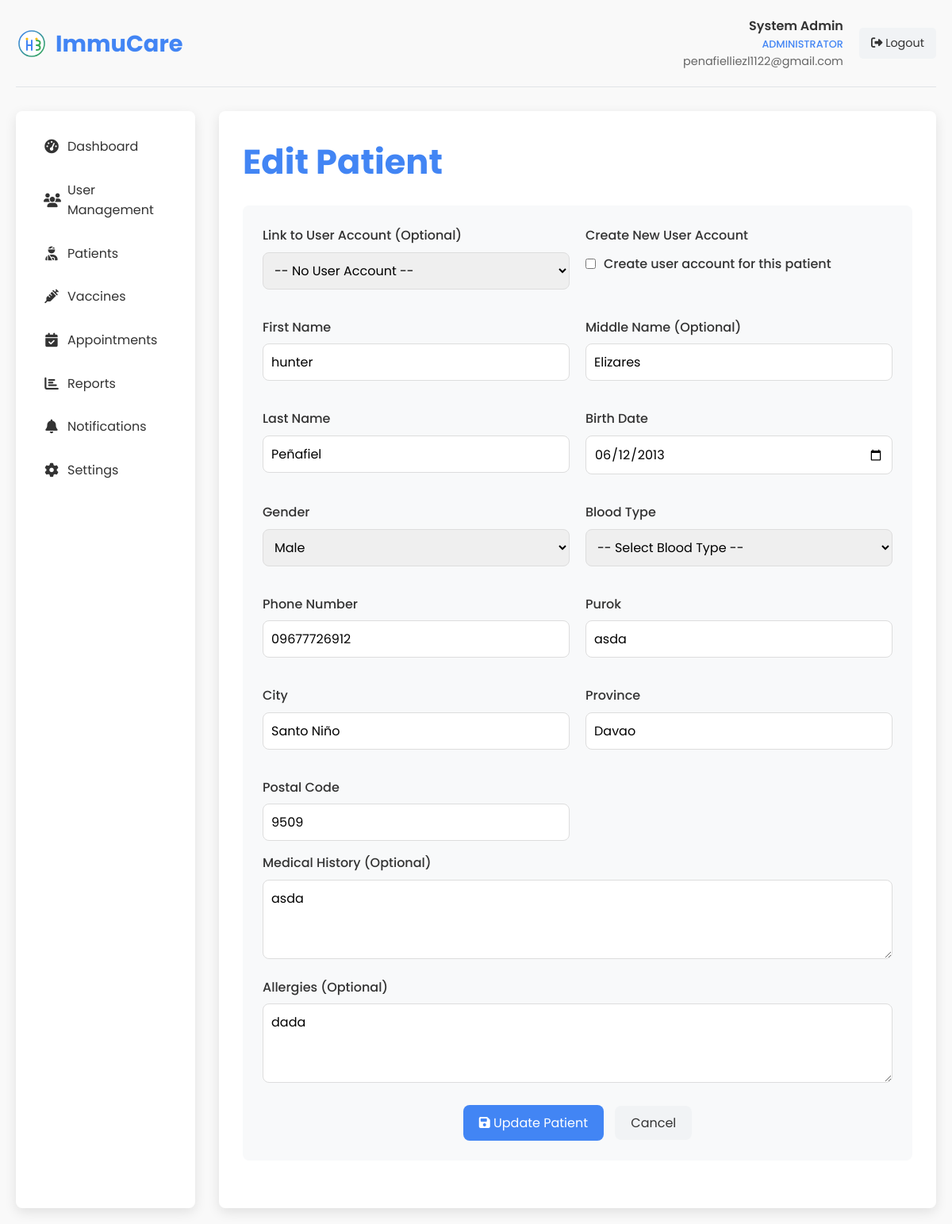
/admin_patients.php?action=edit&id=13 (signed in), run on the app's committed database.
### tables this page shows
CREATE TABLE `patients` (
  `id` int(11) NOT NULL,
  `user_id` int(11) DEFAULT NULL,
  `first_name` varchar(50) NOT NULL,
  `middle_name` varchar(50) DEFAULT NULL,
  `last_name` varchar(50) NOT NULL,
  `date_of_birth` date NOT NULL,
  `gender` enum('male','female','other') NOT NULL,
  `blood_type` varchar(10) DEFAULT NULL COMMENT 'Patient blood type (A+, A-, B+, B-, AB+, AB-, O+, O-)',
  `purok` text NOT NULL,
  `city` varchar(100) NOT NULL,
  `province` varchar(100) NOT NULL,
  `postal_code` varchar(20) DEFAULT NULL,
  `phone_number` varchar(20) DEFAULT NULL,
  `email` varchar(255) DEFAULT NULL,
  `medical_history` text DEFAULT NULL,
  `allergies` text DEFAULT NULL,
  `diagnosis` text DEFAULT NULL COMMENT 'Patient diagnosis information',
  `created_at` datetime NOT NULL,
  `updated_at` timestamp NOT NULL DEFAULT current_timestamp() ON UPDATE current_timestamp()
);

### admin_patients.php (the view, shortened to what this page needs)
<?php
$admin_name = isset($_SESSION['user_name']) ? $_SESSION['user_name'] : 'Admin';
$admin_email = isset($_SESSION['user_email']) ? $_SESSION['user_email'] : '';
$conn = new mysqli(DB_HOST, DB_USER, DB_PASS, DB_NAME);
$action = isset($_GET['action']) ? $_GET['action'] : '';
$preselected_user_id = isset($_GET['user_id']) ? intval($_GET['user_id']) : null;
$preselected_user = null;
$edit_patient = null;
if ($action == 'edit' && isset($_GET['id'])) {
    $patient_id = $_GET['id'];
    $stmt = $conn->prepare("SELECT p.*, u.id as user_id, u.name as user_name, u.email as user_email
                           FROM patients p
                           LEFT JOIN users u ON p.user_id = u.id
                           WHERE p.id = ?");
    $stmt->bind_param("i", $patient_id);
    $stmt->execute();
    $edit_patient = $stmt->get_result()->fetch_assoc();
}
?>
<!DOCTYPE html>
<html lang="en">
<head>
    <link rel="stylesheet" href="styles.css">
    <link rel="stylesheet" href="https://cdnjs.cloudflare.com/ajax/libs/font-awesome/6.4.0/css/all.min.css">
</head>
<body>
    <div class="dashboard-container">
        <div class="dashboard-header">
            <div class="dashboard-logo">
                <img src="images/logo.svg" alt="ImmuCare Logo">
                <h1>ImmuCare</h1>
            </div>
            <div class="user-menu">
                <div class="user-info">
                    <div class="user-name"><?php echo htmlspecialchars($admin_name); ?></div>
                    <div class="user-role">Administrator</div>
                    <div class="user-email"><?php echo htmlspecialchars($admin_email); ?></div>
                </div>
                <a href="admin_dashboard.php?logout=1" class="logout-btn">
                    <i class="fas fa-sign-out-alt"></i> Logout
                </a>
            </div>
        </div>
        <div class="dashboard-content">
            <div class="sidebar">
                <ul class="sidebar-menu">
                    <li><a href="admin_dashboard.php"><i class="fas fa-tachometer-alt"></i> Dashboard</a></li>
                    <li><a href="admin_users.php"><i class="fas fa-users"></i> User Management</a></li>
                    <li><a href="admin_patients.php" class="active"><i class="fas fa-user-injured"></i> Patients</a></li>
                    <li><a href="admin_vaccines.php"><i class="fas fa-syringe"></i> Vaccines</a></li>
                    <li><a href="admin_appointments.php"><i class="fas fa-calendar-check"></i> Appointments</a></li>
                    <li><a href="admin_reports.php"><i class="fas fa-chart-bar"></i> Reports</a></li>
                    <li><a href="admin_notifications.php"><i class="fas fa-bell"></i> Notifications</a></li>
                    <li><a href="admin_settings.php"><i class="fas fa-cog"></i> Settings</a></li>
                </ul>
            </div>
            <div class="main-content">
                <div class="page-title">
                    <h2><?php echo $action == 'edit' ? 'Edit Patient' : ($action == 'add' ? 'Add New Patient' : 'Patient Management'); ?></h2>
                </div>
                <?php if ($action == 'edit'): ?>
                    <div class="patient-form">
                        <form method="POST" action="?action=edit&id=<?php echo $edit_patient['id']; ?>">
                            <div class="form-grid">
                                <div class="form-group">
                                    <label for="user_id">Link to User Account (Optional)</label>
                                    <select id="user_id" name="user_id">
                                        <option value="">-- No User Account --</option>
                                    </select>
                                </div>
                                <div class="form-group">
                                    <label for="create_account">Create New User Account</label>
                                    <div style="display: flex; align-items: center; margin-top: 10px;">
                                        <input type="checkbox" id="create_account" name="create_account" style="width: auto; margin-right: 10px;"
                                            <?php echo ($preselected_user_id) ? 'disabled' : ''; ?>>
                                        <label for="create_account" style="margin-bottom: 0;">Create user account for this patient</label>
                                    </div>
                                </div>
                                <div class="form-group">
                                    <label for="first_name">First Name</label>
                                    <input type="text" id="first_name" name="first_name"
                                        value="<?php echo $action == 'edit' ? htmlspecialchars($edit_patient['first_name']) :
                                            ($preselected_user ? explode(' ', $preselected_user['name'])[0] : ''); ?>" required>
                                </div>
                                <div class="form-group">
                                    <label for="middle_name">Middle Name (Optional)</label>
                                    <input type="text" id="middle_name" name="middle_name"
                                        value="<?php echo $action == 'edit' ? htmlspecialchars($edit_patient['middle_name']) : ''; ?>">
                                </div>
                                <div class="form-group">
                                    <label for="last_name">Last Name</label>
                                    <input type="text" id="last_name" name="last_name"
                                        value="<?php echo $action == 'edit' ? htmlspecialchars($edit_patient['last_name']) :
                                            ($preselected_user ? (strpos($preselected_user['name'], ' ') !== false ?
                                                substr($preselected_user['name'], strpos($preselected_user['name'], ' ') + 1) : '') : ''); ?>" required>
                                </div>
                                <div class="form-group">
                                    <label for="date_of_birth">Birth Date</label>
                                    <input type="date" id="date_of_birth" name="date_of_birth" value="<?php echo $action == 'edit' ? htmlspecialchars($edit_patient['date_of_birth']) : ''; ?>" required>
                                </div>
                                <div class="form-group">
                                    <label for="gender">Gender</label>
                                    <select id="gender" name="gender" required>
                                        <option value="male" <?php echo ($action == 'edit' && $edit_patient['gender'] == 'male') ? 'selected' : ''; ?>>Male</option>
                                    </select>
                                </div>
                                <div class="form-group">
                                    <label for="blood_type">Blood Type</label>
                                    <select id="blood_type" name="blood_type">
                                        <option value="">-- Select Blood Type --</option>
                                    </select>
                                </div>
                                <div class="form-group">
                                    <label for="phone_number">Phone Number</label>
                                    <input type="text" id="phone_number" name="phone_number"
                                        value="<?php echo $action == 'edit' ? htmlspecialchars($edit_patient['phone_number']) :
                                            ($preselected_user ? $preselected_user['phone'] : ''); ?>" required>
                                </div>
                                <div class="form-group">
                                    <label for="purok">Purok</label>
                                    <input type="text" id="purok" name="purok" value="<?php echo $action == 'edit' ? htmlspecialchars($edit_patient['purok']) : ''; ?>" required>
                                </div>
                                <div class="form-group">
                                    <label for="city">City</label>
                                    <input type="text" id="city" name="city" value="<?php echo $action == 'edit' ? htmlspecialchars($edit_patient['city']) : ''; ?>" required>
                                </div>
                                <div class="form-group">
                                    <label for="province">Province</label>
                                    <input type="text" id="province" name="province" value="<?php echo $action == 'edit' ? htmlspecialchars($edit_patient['province']) : ''; ?>" required>
                                </div>
                                <div class="form-group">
                                    <label for="postal_code">Postal Code</label>
                                    <input type="text" id="postal_code" name="postal_code" value="<?php echo $action == 'edit' ? htmlspecialchars($edit_patient['postal_code']) : ''; ?>">
                                </div>
                            </div>
                            <div class="form-group">
                                <label for="medical_history">Medical History (Optional)</label>
                                <textarea id="medical_history" name="medical_history"><?php echo $action == 'edit' ? htmlspecialchars($edit_patient['medical_history']) : ''; ?></textarea>
                            </div>
                            <div class="form-group">
                                <label for="allergies">Allergies (Optional)</label>
                                <textarea id="allergies" name="allergies"><?php echo $action == 'edit' ? htmlspecialchars($edit_patient['allergies']) : ''; ?></textarea>
                            </div>
                            <div class="form-buttons">
                                <button type="submit" name="edit_patient" class="btn-submit">
                                    <i class="fas fa-save"></i> Update Patient
                                </button>
                                <a href="admin_patients.php" class="btn-cancel">Cancel</a>
                            </div>
                        </form>
                    </div>
                <?php endif; ?>
            </div>
        </div>
    </div>
</body>
</html>

### styles.css (style rules this page uses)
:root { --primary-color: #4285f4; --secondary-color: #34a853; --accent-color: #fbbc05; --text-color: #333; --light-text: #666; --bg-light: #f9f9f9; --bg-white: #ffffff; --shadow: 0 5px 15px rgba(0, 0, 0, 0.1); --border-radius: 8px; --transition: all 0.3s ease; }
* { margin: 0; padding: 0; box-sizing: border-box; }
html { scroll-behavior: smooth; }
body { font-family: 'Poppins', sans-serif; line-height: 1.6; color: var(--text-color); background-color: var(--bg-light); }
a { text-decoration: none; color: inherit; }
ul { list-style: none; }
img { max-width: 100%; height: auto; }
.form-group { margin-bottom: 20px; }
.form-group label { display: block; margin-bottom: 8px; font-weight: 500; }
.form-group input,.form-group textarea { width: 100%; padding: 12px 15px; border: 1px solid #ddd; border-radius: var(--border-radius); font-family: inherit; font-size: 1rem; transition: var(--transition); }
.form-grid { display:grid;grid-template-columns:1fr 1fr;gap:20px }
.form-group { margin-bottom:15px }
.form-group label { display:block;margin-bottom:8px;font-weight:500;color:var(--text-color) }
.form-group input,.form-group select,.form-group textarea { width:100%;padding:12px;border:1px solid #e1e4e8;border-radius:var(--border-radius);font-family:'Poppins',sans-serif;font-size:.95rem;transition:var(--transition) }
.form-buttons { margin-top:30px;text-align:center }

### admin_patients.php (style rules this page uses)
.dashboard-container { max-width: 1400px; margin: 0 auto; padding: 20px; }
.dashboard-header { display: flex; justify-content: space-between; align-items: center; margin-bottom: 30px; padding-bottom: 20px; border-bottom: 1px solid #e1e4e8; }
.dashboard-logo { display: flex; align-items: center; }
.dashboard-logo img { height: 40px; margin-right: 10px; }
.dashboard-logo h1 { font-size: 1.8rem; color: var(--primary-color); margin: 0; }
.user-menu { display: flex; align-items: center; }
.user-info { margin-right: 20px; text-align: right; }
.user-name { font-weight: 600; color: var(--text-color); }
.user-role { font-size: 0.8rem; color: var(--primary-color); font-weight: 500; text-transform: uppercase; }
.user-email { font-size: 0.9rem; color: var(--light-text); }
.logout-btn { padding: 8px 15px; background-color: #f1f3f5; color: var(--text-color); border-radius: 5px; font-size: 0.9rem; transition: var(--transition); }
.dashboard-content { display: grid; grid-template-columns: 1fr 4fr; gap: 30px; }
.sidebar { background-color: var(--bg-white); border-radius: var(--border-radius); box-shadow: var(--shadow); padding: 20px; }
.sidebar-menu { list-style: none; padding: 0; margin: 0; }
.sidebar-menu li { margin-bottom: 5px; }
.sidebar-menu a { display: flex; align-items: center; padding: 12px 15px; border-radius: var(--border-radius); color: var(--text-color); transition: var(--transition); text-decoration: none; }
.sidebar-menu i { margin-right: 10px; font-size: 1.1rem; width: 20px; text-align: center; }
.main-content { background-color: var(--bg-white); border-radius: var(--border-radius); box-shadow: var(--shadow); padding: 30px; }
.page-title { font-size: 1.8rem; color: var(--primary-color); margin-bottom: 20px; display: flex; justify-content: space-between; align-items: center; }
.patient-form { background-color: #f8f9fa; border-radius: var(--border-radius); padding: 25px; margin-bottom: 30px; }
.form-grid { display: grid; grid-template-columns: 1fr 1fr; gap: 20px; }
.form-group { margin-bottom: 15px; }
.form-group label { display: block; margin-bottom: 8px; font-weight: 500; }
.form-group input, .form-group select, .form-group textarea { width: 100%; padding: 10px; border: 1px solid #ddd; border-radius: var(--border-radius); font-family: inherit; font-size: 1rem; }
.form-group textarea { height: 100px; resize: vertical; }
.form-buttons { margin-top: 20px; }
.btn-submit { background-color: var(--primary-color); color: white; border: none; padding: 10px 20px; border-radius: var(--border-radius); font-family: inherit; font-size: 1rem; cursor: pointer; transition: var(--transition); }
.btn-cancel { background-color: #f1f3f5; color: var(--text-color); border: none; padding: 10px 20px; border-radius: var(--border-radius); font-family: inherit; font-size: 1rem; cursor: pointer; margin-left: 10px; transition: var(--transition); }

### data on the page
patients: first_name "hunter", middle_name "Elizares", last_name "Peñafiel", date_of_birth "06/12/2013", gender "Male", phone_number "09677726912", purok "asda", city "Santo Niño", province "Davao", postal_code "9509", medical_history "asda", allergies "dada"

### other printed values
$admin_name "System Admin"
$admin_email "penafielliezl1122@gmail.com"
